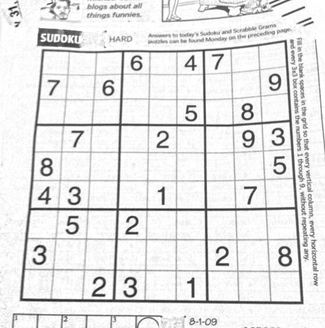
#> input picture Harris_corner_detector/sudoku.png, 325 x 328 px, shrunk from 558 x 563 before the run
$ jupyter execute --allow-errors harris_corner_detector.ipynb   (shell and % lines are left out)   (older library calls are emulated)
#> lines starting #> are read from the running program, lines starting #| are printed output that depends on the picture
### Harris_corner_detector/panorama.py
import numpy as np
from skimage import filters
from skimage.feature import corner_peaks
from skimage.util.shape import view_as_blocks
from scipy.spatial.distance import cdist
from scipy.ndimage.filters import convolve
from utils import pad, unpad, get_output_space, warp_image

def harris_corners(img, window_size=3, k=0.04):

    """
    Compute Harris corner response map. Follow the math equation
    R=Det(M)-k(Trace(M)^2).

    Hint:
        You may use the function scipy.ndimage.filters.convolve,
        which is already imported above.

    Args:
        img: Grayscale image of shape (H, W)
        window_size: size of the window function
        k: sensitivity parameter

    Returns:
        response: Harris response image of shape (H, W)
    """

    H, W = img.shape
    window = np.ones((window_size, window_size))

    response = np.zeros((H, W))

    dx = filters.sobel_v(img)
    dy = filters.sobel_h(img)

    ### YOUR CODE HERE
    pass
    ### END YOUR CODE

    return response


# [23 lines left out: function simple_descriptor, not called in this run]

def describe_keypoints(image, keypoints, desc_func, patch_size=16):
    """
    Args:
        image: grayscale image of shape (H, W)
        keypoints: 2D array containing a keypoint (y, x) in each row
        desc_func: function that takes in an image patch and outputs
            a 1D feature vector describing the patch
        patch_size: size of a square patch at each keypoint

    Returns:
        desc: array of features describing the keypoints
    """

    image.astype(np.float32)
    desc = []

    for i, kp in enumerate(keypoints):
        y, x = kp
        patch = image[y-(patch_size//2):y+((patch_size+1)//2),
                      x-(patch_size//2):x+((patch_size+1)//2)]
        desc.append(desc_func(patch))
    return np.array(desc)


def match_descriptors(desc1, desc2, threshold=0.5):
    """
    Match the feature descriptors by finding distances between them. A match is formed
    when the distance to the closest vector is much smaller than the distance to the
    second-closest, that is, the ratio of the distances should be smaller
    than the threshold. Return the matches as pairs of vector indices.

    Hint:
        The Numpy functions np.sort, np.argmin, np.asarray might be useful

    Args:
        desc1: an array of shape (M, P) holding descriptors of size P about M keypoints
        desc2: an array of shape (N, P) holding descriptors of size P about N keypoints

    Returns:
        matches: an array of shape (Q, 2) where each row holds the indices of one pair
        of matching descriptors
    """
    matches = []

    N = desc1.shape[0]
    dists = cdist(desc1, desc2)

    ### YOUR CODE HERE
    pass
    ### END YOUR CODE

    return matches


def fit_affine_matrix(p1, p2):
    """ Fit affine matrix such that p2 * H = p1

    Hint:
        You can use np.linalg.lstsq function to solve the problem.

    Args:
        p1: an array of shape (M, P)
        p2: an array of shape (M, P)

    Return:
        H: a matrix of shape (P, P) that transform p2 to p1.
    """

    assert (p1.shape[0] == p2.shape[0]),\
        'Different number of points in p1 and p2'
    p1 = pad(p1)
    p2 = pad(p2)

    ### YOUR CODE HERE
    pass
    ### END YOUR CODE

    # Sometimes numerical issues cause least-squares to produce the last
    # column which is not exactly [0, 0, 1]
    H[:,2] = np.array([0, 0, 1])
    return H


# [171 lines left out: functions ransac, hog_descriptor, linear_blend, stitch_multiple_images, not called in this run]

### Harris_corner_detector/harris_corner_detector.ipynb
[cell 1]
# Setup
import numpy as np
from skimage import filters
from skimage.feature import corner_peaks
from skimage.io import imread
import matplotlib.pyplot as plt
from time import time

from __future__ import print_function

plt.rcParams['figure.figsize'] = (15.0, 12.0) # set default size of plots
plt.rcParams['image.interpolation'] = 'nearest'
plt.rcParams['image.cmap'] = 'gray'

# for auto-reloading extenrnal modules

[cell 2]
# Question 1,2
from panorama import harris_corners

img = imread('sudoku.png', as_grey=True)
#> img is the input picture: shape (328, 325) float64; min 0.137, max 1, mean 0.899

# Compute Harris corner response
response = harris_corners(img)
#> in harris_corners, `dx = filters.sobel_v(img)`:
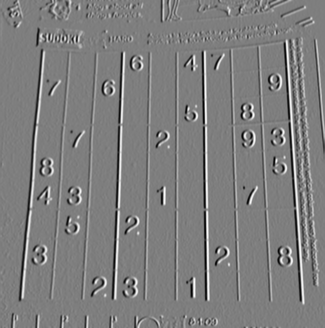
#> dx: shape (328, 325) float64; min -0.774, max 0.783, mean -4.02e-05; drawn with min black and max white
#> response: shape (328, 325) float64; every value is 0

# Display corner response
plt.subplot(1,2,1)
plt.imshow(response)
plt.axis('off')
plt.title('Harris Corner Response')

plt.subplot(1,2,2)
plt.imshow(imread('solution_harris.png', as_grey=True))
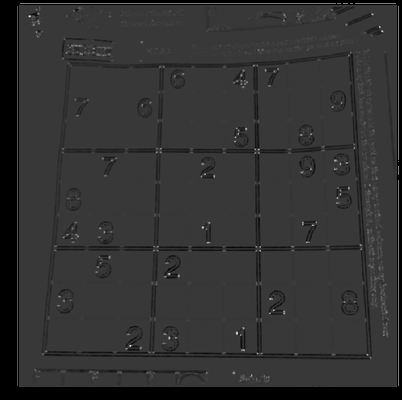
#> input picture Harris_corner_detector/solution_harris.png, 402 x 400 px, shrunk from 690 x 687 before the run
plt.axis('off')
plt.title('Harris Corner Solution')

plt.show()
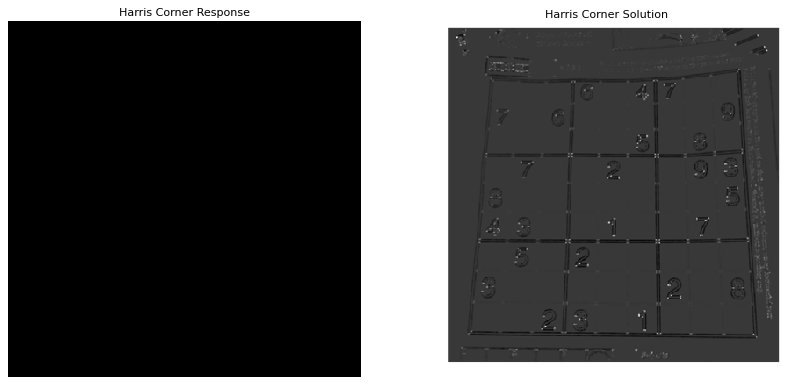
#> figure drawn by matplotlib, 2 panels

[cell 3]
# Question 1,3
# Perform non-maximum suppression in response map
# and output corner coordiantes
corners = corner_peaks(response, threshold_rel=0.01)
#> corners = empty array

# Display detected corners
plt.imshow(img)
plt.scatter(corners[:,1], corners[:,0], marker='x')
plt.axis('off')
plt.title('Detected Corners')
plt.show()

[cell 4]
# Question 2,1
from panorama import harris_corners

img1 = imread('uttower1.jpg', as_grey=True)
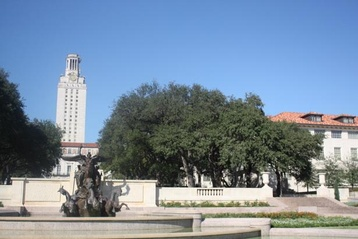
#> input picture Harris_corner_detector/uttower1.jpg, 358 x 239 px, shrunk from 615 x 410 before the run
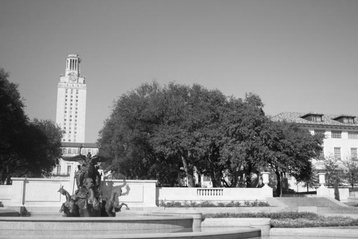
#> img1: shape (239, 358) float64; min 0.00364, max 0.999, mean 0.539
img2 = imread('uttower2.jpg', as_grey=True)
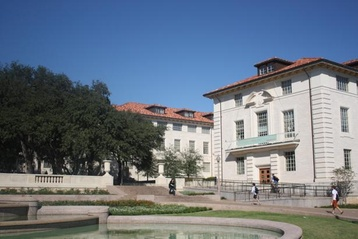
#> input picture Harris_corner_detector/uttower2.jpg, 358 x 239 px, shrunk from 615 x 410 before the run
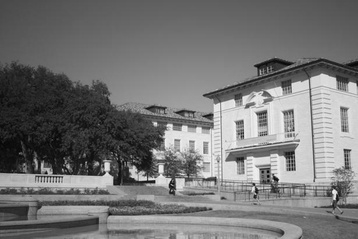
#> img2: shape (239, 358) float64; min 0.0117, max 0.969, mean 0.461

# Detect keypoints in two images
keypoints1 = corner_peaks(harris_corners(img1, window_size=3),
                          threshold_rel=0.05,
                          exclude_border=8)
#> call 2 of harris_corners, with window_size = 3, k = 0.04
#> in harris_corners (call 2), `dy = filters.sobel_h(img)`:
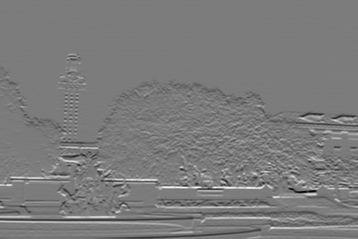
#> dy: shape (239, 358) float64; min -0.867, max 0.918, mean 0.000491; drawn with min black and max white
#> keypoints1 = empty array
keypoints2 = corner_peaks(harris_corners(img2, window_size=3),
                          threshold_rel=0.05,
                          exclude_border=8)
#> call 3 of harris_corners, with window_size = 3, k = 0.04
#> in harris_corners (call 3), `dy = filters.sobel_h(img)`:
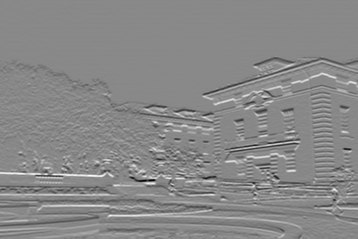
#> dy: shape (239, 358) float64; min -0.8, max 0.696, mean 0.00143; drawn with min black and max white
#> keypoints2 = empty array

# Display detected keypoints
plt.subplot(1,2,1)
plt.imshow(img1)
plt.scatter(keypoints1[:,1], keypoints1[:,0], marker='x')
plt.axis('off')
plt.title('Detected Keypoints for Image 1')

plt.subplot(1,2,2)
plt.imshow(img2)
plt.scatter(keypoints2[:,1], keypoints2[:,0], marker='x')
plt.axis('off')
plt.title('Detected Keypoints for Image 2')
plt.show()
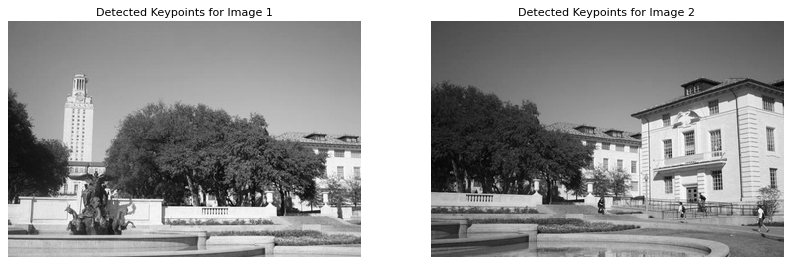
#> figure drawn by matplotlib, 2 panels

[cell 5]
# Question 2,2
from panorama import simple_descriptor, match_descriptors, describe_keypoints
from utils import plot_matches

patch_size = 5

# Extract features from the corners
desc1 = describe_keypoints(img1, keypoints1,
                           desc_func=simple_descriptor,
                           patch_size=patch_size)
#> after the loop in describe_keypoints, `for i, kp in enumerate(keypoints):`: desc = []
#> desc1 = empty array
desc2 = describe_keypoints(img2, keypoints2,
                           desc_func=simple_descriptor,
                           patch_size=patch_size)
#> desc2 = empty array

# Match descriptors in image1 to those in image2
#> (the rest of this cell did not finish here and is left out)


# Plot matches
fig, ax = plt.subplots(1, 1, figsize=(15, 12))
ax.axis('off')
plot_matches(ax, img1, img2, keypoints1, keypoints2, matches)
plt.show()
plt.imshow(imread('solution_simple_descriptor.png'))
plt.axis('off')
plt.title('Matched Simple Descriptor Solution')
plt.show()

[cell 6]
# Question 3.1
from panorama import fit_affine_matrix

# Sanity check for fit_affine_matrix

# Test inputs
a = np.array([[0.5, 0.1], [0.4, 0.2], [0.8, 0.2]])
b = np.array([[0.3, -0.2], [-0.4, -0.9], [0.1, 0.1]])

#> (the rest of this cell did not finish here and is left out)

[cell 7]
# Question 3.2
from utils import get_output_space, warp_image

# Extract matched keypoints
#> (the rest of this cell did not finish here and is left out)

#> (a cell that did not finish here is left out)

[cell 9]
# Question 4.1
from panorama import ransac

# Set seed to compare output against solution image
np.random.seed(131)

#> (the rest of this cell did not finish here and is left out)

#> (a cell that did not finish here is left out)

#> (a cell that did not finish here is left out)

[cell 12]
# Question 5.1
from panorama import hog_descriptor

img1 = imread('uttower1.jpg', as_grey=True)
img2 = imread('uttower2.jpg', as_grey=True)

# Detect keypoints in both images
keypoints1 = corner_peaks(harris_corners(img1, window_size=3),
                          threshold_rel=0.05,
                          exclude_border=8)
keypoints2 = corner_peaks(harris_corners(img2, window_size=3),
                          threshold_rel=0.05,
                          exclude_border=8)

[cell 13]
# Question 5.2
# Extract features from the corners
desc1 = describe_keypoints(img1, keypoints1,
                           desc_func=hog_descriptor,
                           patch_size=16)
desc2 = describe_keypoints(img2, keypoints2,
                           desc_func=hog_descriptor,
                           patch_size=16)

# Match descriptors in image1 to those in image2
#> (the rest of this cell did not finish here and is left out)
